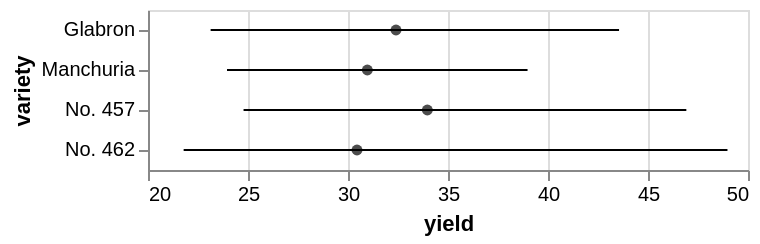

Specify this chart in Vega-Lite:
### Vega-Lite specification from a JSON file in a GitHub repository (floating-point values rounded to 4 significant figures)
{"$schema": "https://vega.github.io/schema/vega-lite/v6.json", "data": {"values": [{"lower_yield": 23.13, "upper_yield": 43.55, "center": 32.4, "variety": "Glabron"}, {"lower_yield": 23.95, "upper_yield": 38.98, "center": 30.97, "variety": "Manchuria"}, {"lower_yield": 24.78, "upper_yield": 46.92, "center": 33.97, "variety": "No. 457"}, {"lower_yield": 21.78, "upper_yield": 48.97, "center": 30.45, "variety": "No. 462"}]}, "layer": [{"mark": "errorbar", "encoding": {"x": {"field": "upper_yield", "type": "quantitative", "scale": {"zero": false}, "title": "yield"}, "x2": {"field": "lower_yield"}, "y": {"field": "variety", "type": "ordinal"}}}, {"mark": {"type": "point", "filled": true, "color": "black"}, "encoding": {"x": {"field": "center", "type": "quantitative"}, "y": {"field": "variety", "type": "ordinal"}}}], "description": "An error bar over rows that already carry both ends of the interval."}
